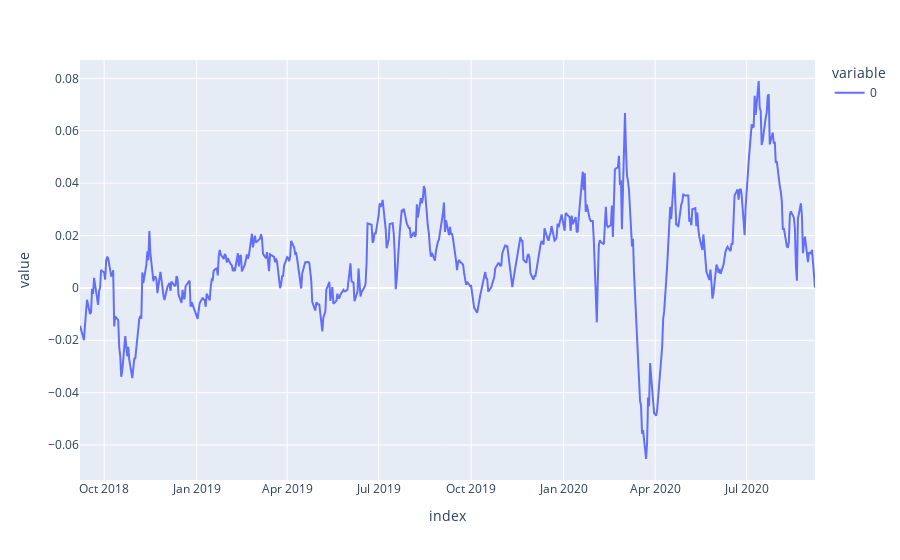

Notebook source saved alongside this figure:
### Code cell
px.line( port_return )

### Figure 1 — Plotly figure (JSON) as saved in the notebook; plotly's stock layout.template omitted (floating-point values rounded to 4 significant figures; data arrays with more than 128 entries replaced by an {"elided": "..."} marker saying what was removed)
{"data": [{"hovertemplate": "variable=0<br>index=%{x}<br>value=%{y}<extra></extra>", "legendgroup": "0", "line": {"color": "#636efa", "dash": "solid"}, "mode": "lines", "name": "0", "orientation": "v", "showlegend": true, "type": "scatter", "x": {"elided": "522 str values"}, "xaxis": "x", "y": {"elided": "522 float values"}, "yaxis": "y"}], "layout": {"autosize": true, "legend": {"title": {"text": "variable"}, "tracegroupgap": 0}, "margin": {"t": 60}, "xaxis": {"anchor": "y", "autorange": true, "domain": [0, 1], "range": ["2018-09-07", "2020-09-07"], "title": {"text": "index"}, "type": "date"}, "yaxis": {"anchor": "x", "autorange": true, "domain": [0, 1], "range": [-0.07336, 0.08704], "title": {"text": "value"}, "type": "linear"}}}
